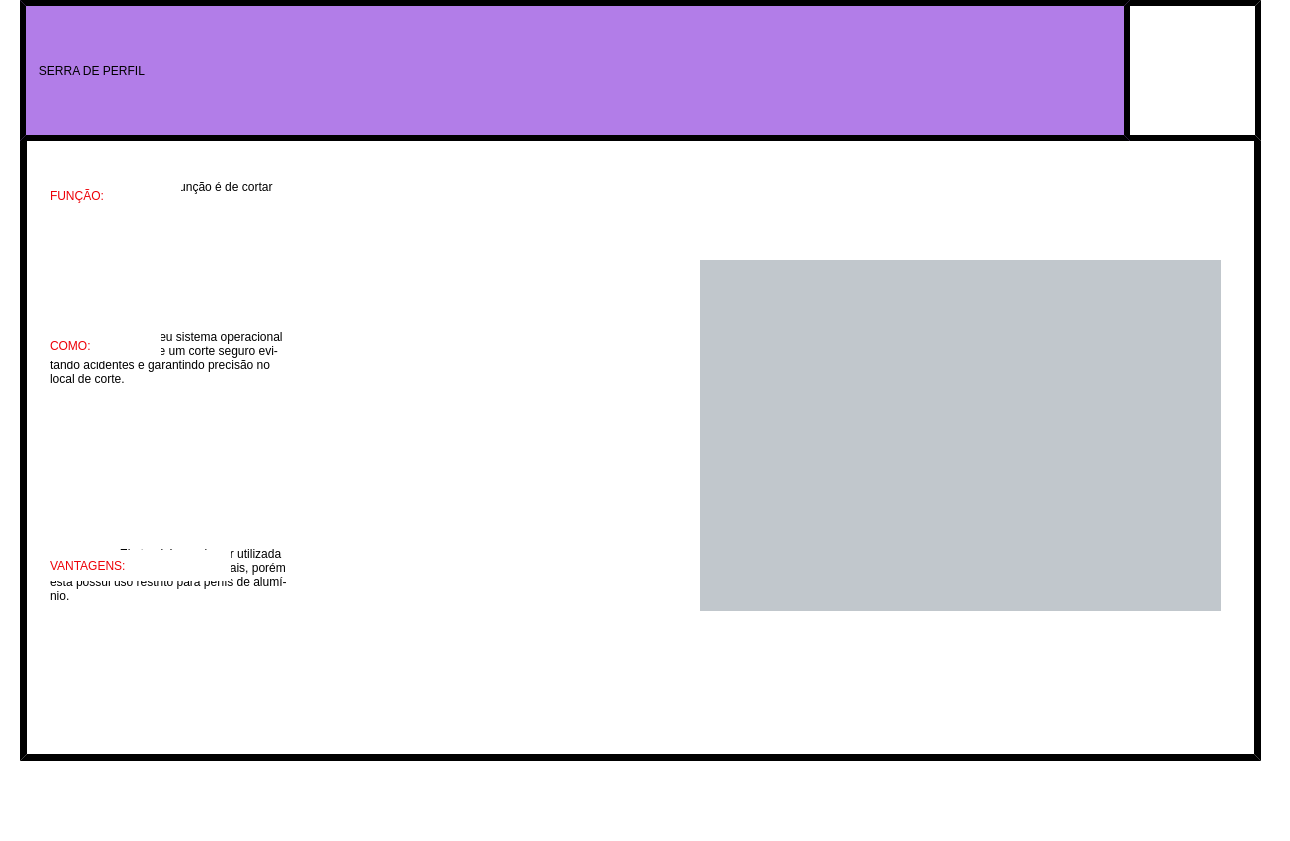
<?xml version="1.0" encoding="UTF-8"?>
<ui version="4.0">
 <class>interface_didatica_finalidade</class>
 <widget class="QMainWindow" name="interface_didatica_finalidade">
  <property name="geometry">
   <rect>
    <x>0</x>
    <y>0</y>
    <width>1290</width>
    <height>841</height>
   </rect>
  </property>
  <property name="minimumSize">
   <size>
    <width>1290</width>
    <height>841</height>
   </size>
  </property>
  <property name="maximumSize">
   <size>
    <width>1290</width>
    <height>841</height>
   </size>
  </property>
  <property name="windowTitle">
   <string>MainWindow</string>
  </property>
  <property name="styleSheet">
   <string notr="true">background-color: rgb(255, 255, 255);</string>
  </property>
  <property name="animated">
   <bool>true</bool>
  </property>
  <widget class="QWidget" name="centralwidget">
   <widget class="QLabel" name="Label_Borda">
    <property name="geometry">
     <rect>
      <x>0</x>
      <y>783</y>
      <width>1290</width>
      <height>18</height>
     </rect>
    </property>
    <property name="text">
     <string/>
    </property>
    <property name="pixmap">
     <pixmap>Imagens/Borda.png</pixmap>
    </property>
    <property name="scaledContents">
     <bool>true</bool>
    </property>
   </widget>
   <widget class="QPushButton" name="botao_home">
    <property name="geometry">
     <rect>
      <x>1120</x>
      <y>0</y>
      <width>141</width>
      <height>141</height>
     </rect>
    </property>
    <property name="styleSheet">
     <string notr="true">border-style: outset;
border-color: rgb(0, 0, 0);
border-width:6px;
font: 75 65pt &quot;Bosch Sans Bold&quot;;

background-color: rgb(255, 255, 255);</string>
    </property>
    <property name="text">
     <string/>
    </property>
    <property name="icon">
     <iconset>
      <normaloff>imagens/Home.Interface.png</normaloff>imagens/Home.Interface.png</iconset>
    </property>
    <property name="iconSize">
     <size>
      <width>99</width>
      <height>99</height>
     </size>
    </property>
   </widget>
   <widget class="QLabel" name="label_fundo">
    <property name="geometry">
     <rect>
      <x>20</x>
      <y>0</y>
      <width>1241</width>
      <height>761</height>
     </rect>
    </property>
    <property name="font">
     <font>
      <family>Bosch Sans Bold</family>
      <pointsize>65</pointsize>
      <weight>9</weight>
      <italic>false</italic>
      <bold>false</bold>
     </font>
    </property>
    <property name="styleSheet">
     <string notr="true">border-style: outset;
border-color: rgb(0, 0, 0);
border-width:7px;
font: 75 65pt &quot;Bosch Sans Bold&quot;;

background-color: rgb(255, 255, 255);</string>
    </property>
   </widget>
   <widget class="QLabel" name="label_serra_de_perfil">
    <property name="geometry">
     <rect>
      <x>20</x>
      <y>0</y>
      <width>1110</width>
      <height>141</height>
     </rect>
    </property>
    <property name="styleSheet">
     <string notr="true">border-style: outset;
border-color: rgb(0, 0, 0);
border-width:6px;
font: 75 70pt &quot;Bosch Sans Bold&quot;;
background-color: rgb(178, 125, 232);</string>
    </property>
    <property name="text">
     <string>   SERRA DE PERFIL</string>
    </property>
   </widget>
   <widget class="QLabel" name="label_imagem">
    <property name="geometry">
     <rect>
      <x>700</x>
      <y>260</y>
      <width>521</width>
      <height>351</height>
     </rect>
    </property>
    <property name="styleSheet">
     <string notr="true">
font: 75 18pt &quot;Bosch Sans Bold&quot;;

background-color: rgb(193, 199, 204);</string>
    </property>
    <property name="text">
     <string/>
    </property>
    <property name="pixmap">
     <pixmap>imagens/perfis_de_aluminio.png</pixmap>
    </property>
    <property name="scaledContents">
     <bool>true</bool>
    </property>
   </widget>
   <widget class="QLabel" name="label_funcao">
    <property name="geometry">
     <rect>
      <x>50</x>
      <y>180</y>
      <width>131</width>
      <height>31</height>
     </rect>
    </property>
    <property name="styleSheet">
     <string notr="true">color: rgb(237, 0, 7);
font: 75 20pt &quot;Bosch Sans Bold&quot;;
</string>
    </property>
    <property name="text">
     <string>FUNÇÃO:</string>
    </property>
   </widget>
   <widget class="QLabel" name="label_funcao_descricao">
    <property name="geometry">
     <rect>
      <x>50</x>
      <y>180</y>
      <width>581</width>
      <height>81</height>
     </rect>
    </property>
    <property name="styleSheet">
     <string notr="true">color: rgb(0, 0, 0);
font: 75 20pt &quot;Bosch Sans Bold&quot;;
</string>
    </property>
    <property name="text">
     <string>                Sua principal função é de cortar
perfis de alumínio.</string>
    </property>
    <property name="alignment">
     <set>Qt::AlignLeading|Qt::AlignLeft|Qt::AlignTop</set>
    </property>
   </widget>
   <widget class="QLabel" name="label_como_descricao">
    <property name="geometry">
     <rect>
      <x>50</x>
      <y>330</y>
      <width>611</width>
      <height>151</height>
     </rect>
    </property>
    <property name="styleSheet">
     <string notr="true">color: rgb(0, 0, 0);
font: 75 20pt &quot;Bosch Sans Bold&quot;;
</string>
    </property>
    <property name="text">
     <string>             Através de seu sistema operacional
e automático, fornece um corte seguro evi-
tando acidentes e garantindo precisão no
local de corte. </string>
    </property>
    <property name="alignment">
     <set>Qt::AlignLeading|Qt::AlignLeft|Qt::AlignTop</set>
    </property>
   </widget>
   <widget class="QLabel" name="label_como">
    <property name="geometry">
     <rect>
      <x>50</x>
      <y>330</y>
      <width>111</width>
      <height>31</height>
     </rect>
    </property>
    <property name="styleSheet">
     <string notr="true">color: rgb(237, 0, 7);
font: 75 20pt &quot;Bosch Sans Bold&quot;;
</string>
    </property>
    <property name="text">
     <string>COMO:</string>
    </property>
   </widget>
   <widget class="QLabel" name="label_vantagens_descricao">
    <property name="geometry">
     <rect>
      <x>50</x>
      <y>547</y>
      <width>611</width>
      <height>161</height>
     </rect>
    </property>
    <property name="styleSheet">
     <string notr="true">color: rgb(0, 0, 0);
font: 75 20pt &quot;Bosch Sans Bold&quot;;
</string>
    </property>
    <property name="text">
     <string>                     Ela também pode ser utilizada
para cortar outros tipos de  materiais, porém
esta possui uso restrito para perfis de alumí-
nio.
</string>
    </property>
    <property name="alignment">
     <set>Qt::AlignLeading|Qt::AlignLeft|Qt::AlignTop</set>
    </property>
   </widget>
   <widget class="QLabel" name="label_vantagens">
    <property name="geometry">
     <rect>
      <x>50</x>
      <y>550</y>
      <width>181</width>
      <height>31</height>
     </rect>
    </property>
    <property name="styleSheet">
     <string notr="true">color: rgb(237, 0, 7);
font: 75 20pt &quot;Bosch Sans Bold&quot;;
</string>
    </property>
    <property name="text">
     <string>VANTAGENS:</string>
    </property>
   </widget>
   <zorder>Label_Borda</zorder>
   <zorder>label_fundo</zorder>
   <zorder>botao_home</zorder>
   <zorder>label_serra_de_perfil</zorder>
   <zorder>label_imagem</zorder>
   <zorder>label_funcao_descricao</zorder>
   <zorder>label_funcao</zorder>
   <zorder>label_como_descricao</zorder>
   <zorder>label_como</zorder>
   <zorder>label_vantagens_descricao</zorder>
   <zorder>label_vantagens</zorder>
  </widget>
  <widget class="QMenuBar" name="menubar">
   <property name="geometry">
    <rect>
     <x>0</x>
     <y>0</y>
     <width>1290</width>
     <height>21</height>
    </rect>
   </property>
  </widget>
  <widget class="QStatusBar" name="statusbar"/>
 </widget>
 <resources/>
 <connections/>
</ui>
